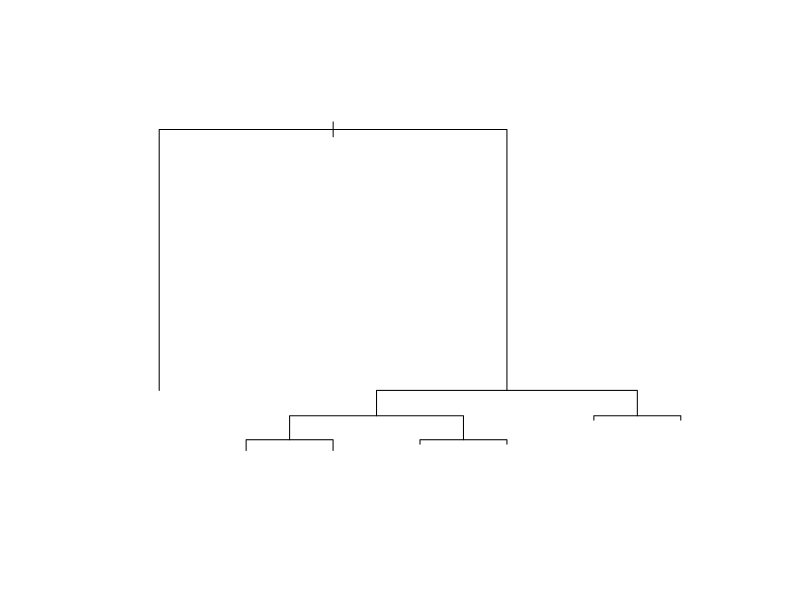
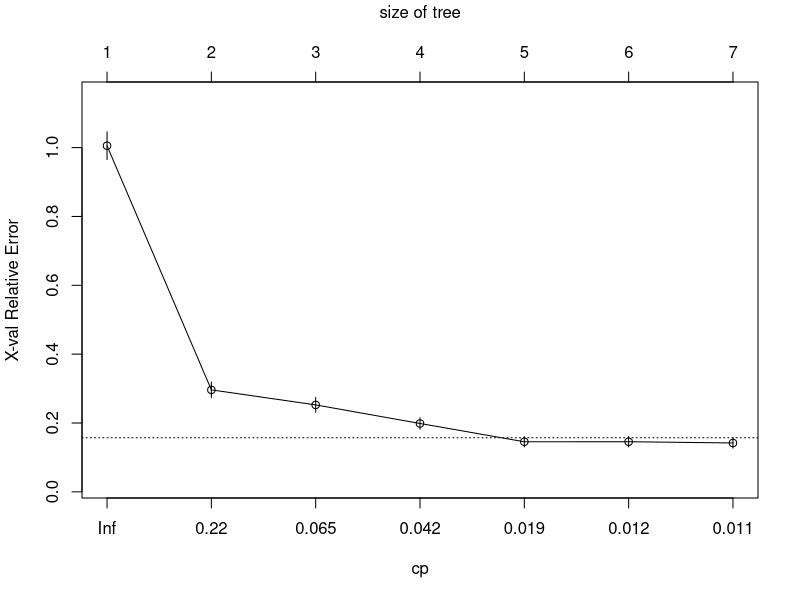
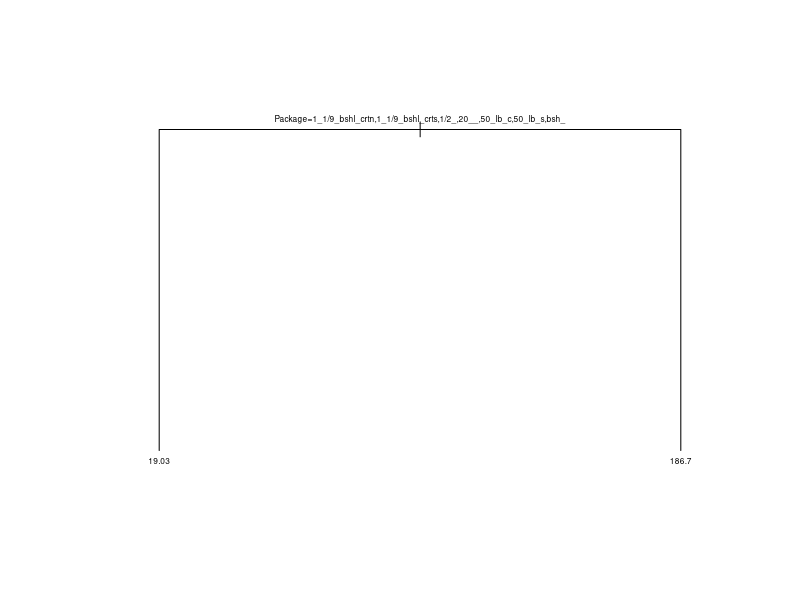

The R script that drew these images, in order: (Note: this script raises an error after producing the figures.)
## ---- chunk 1
#Read in the data
pumpkinsData <- read.csv("pumpkins_all_prices.csv", header=TRUE)
head(pumpkinsData)
## ---- chunk 2
#Creating a training and testing set
num_samples = dim(pumpkinsData) [1]
sampling.rate=0.8

training <- sample(1:num_samples, sampling.rate * num_samples, replace=FALSE)
trainingSet <- subset(pumpkinsData[training, ])

testing <- setdiff(1:num_samples, training)
testingSet <- subset(pumpkinsData[testing, ])
## ---- chunk 3
#Create a decision tree learning model to predict pumpkin prices
library(rpart)

decTreeModel <- rpart(Price ~ ., data = trainingSet)

#Create plots to see the initial decision tree
plot(decTreeModel, margin = 0.1)
plotcp(decTreeModel)

##prune the tree at cp = 0.23
prunedTree <- prune(decTreeModel, cp = 0.23)
plot(prunedTree, margin=0.1)
text(prunedTree, pretty=TRUE, cex = 0.5)

## ---- chunk 4
#Create predictions for pumpkin prices using the testing set
predictions <- predict(prunedTree, testingSet)
predictions

#Calculate the mse value to evaluate how accurate the model is
error = predictions - testingSet$Price
mse = mean(error^2)

#The value of MSE is around 2000
mse
